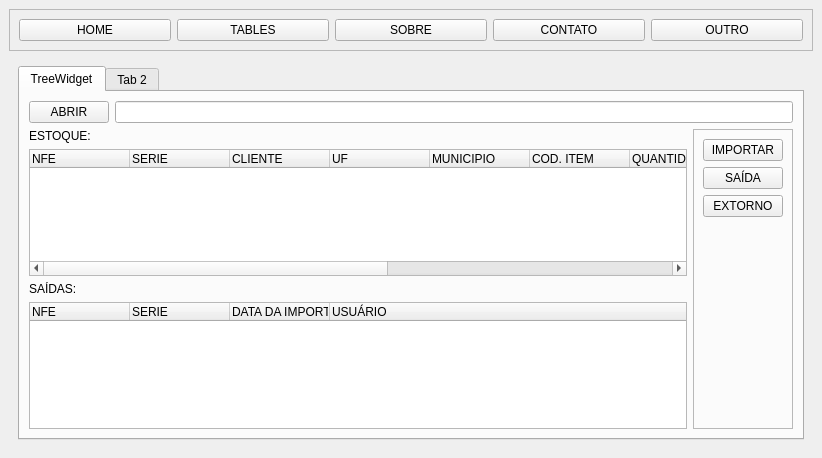
<?xml version="1.0" encoding="UTF-8"?>
<ui version="4.0">
 <class>MainWindow</class>
 <widget class="QMainWindow" name="MainWindow">
  <property name="geometry">
   <rect>
    <x>0</x>
    <y>0</y>
    <width>822</width>
    <height>458</height>
   </rect>
  </property>
  <property name="windowTitle">
   <string>MainWindow</string>
  </property>
  <widget class="QWidget" name="centralwidget">
   <layout class="QVBoxLayout" name="verticalLayout">
    <item>
     <widget class="QFrame" name="frame">
      <property name="frameShape">
       <enum>QFrame::StyledPanel</enum>
      </property>
      <property name="frameShadow">
       <enum>QFrame::Raised</enum>
      </property>
      <layout class="QHBoxLayout" name="horizontalLayout">
       <item>
        <widget class="QPushButton" name="btn_home">
         <property name="text">
          <string>HOME</string>
         </property>
        </widget>
       </item>
       <item>
        <widget class="QPushButton" name="btn_tables">
         <property name="text">
          <string>TABLES</string>
         </property>
        </widget>
       </item>
       <item>
        <widget class="QPushButton" name="btn_sobre">
         <property name="text">
          <string>SOBRE</string>
         </property>
        </widget>
       </item>
       <item>
        <widget class="QPushButton" name="btn_contato">
         <property name="text">
          <string>CONTATO</string>
         </property>
        </widget>
       </item>
       <item>
        <widget class="QPushButton" name="btn_outro">
         <property name="text">
          <string>OUTRO</string>
         </property>
        </widget>
       </item>
      </layout>
     </widget>
    </item>
    <item>
     <widget class="QStackedWidget" name="pages">
      <property name="cursor">
       <cursorShape>UpArrowCursor</cursorShape>
      </property>
      <property name="currentIndex">
       <number>0</number>
      </property>
      <widget class="QWidget" name="pg_table">
       <layout class="QVBoxLayout" name="verticalLayout_6">
        <item>
         <widget class="QTabWidget" name="tabWidget">
          <property name="currentIndex">
           <number>0</number>
          </property>
          <widget class="QWidget" name="tables">
           <attribute name="title">
            <string>TreeWidget</string>
           </attribute>
           <layout class="QVBoxLayout" name="verticalLayout_7">
            <item>
             <layout class="QHBoxLayout" name="horizontalLayout_4">
              <item>
               <widget class="QPushButton" name="btn_abrir">
                <property name="text">
                 <string>ABRIR</string>
                </property>
               </widget>
              </item>
              <item>
               <widget class="QLineEdit" name="txt_abrir"/>
              </item>
             </layout>
            </item>
            <item>
             <layout class="QHBoxLayout" name="horizontalLayout_5">
              <item>
               <layout class="QVBoxLayout" name="verticalLayout_2">
                <item>
                 <layout class="QVBoxLayout" name="verticalLayout_4">
                  <item>
                   <widget class="QLabel" name="label_estoque">
                    <property name="text">
                     <string>ESTOQUE:</string>
                    </property>
                   </widget>
                  </item>
                  <item>
                   <widget class="QTreeWidget" name="tw_estoque">
                    <column>
                     <property name="text">
                      <string>NFE</string>
                     </property>
                    </column>
                    <column>
                     <property name="text">
                      <string>SERIE</string>
                     </property>
                    </column>
                    <column>
                     <property name="text">
                      <string>CLIENTE</string>
                     </property>
                    </column>
                    <column>
                     <property name="text">
                      <string>UF</string>
                     </property>
                    </column>
                    <column>
                     <property name="text">
                      <string>MUNICIPIO</string>
                     </property>
                    </column>
                    <column>
                     <property name="text">
                      <string>COD. ITEM</string>
                     </property>
                    </column>
                    <column>
                     <property name="text">
                      <string>QUANTIDADE</string>
                     </property>
                    </column>
                    <column>
                     <property name="text">
                      <string>DESCRIÇÃO</string>
                     </property>
                    </column>
                    <column>
                     <property name="text">
                      <string>UN</string>
                     </property>
                    </column>
                    <column>
                     <property name="text">
                      <string>ESPECIE</string>
                     </property>
                    </column>
                    <column>
                     <property name="text">
                      <string>VALOR NFE</string>
                     </property>
                    </column>
                    <column>
                     <property name="text">
                      <string>USUÁRIO</string>
                     </property>
                    </column>
                   </widget>
                  </item>
                 </layout>
                </item>
                <item>
                 <layout class="QVBoxLayout" name="verticalLayout_3">
                  <item>
                   <widget class="QLabel" name="label_saida">
                    <property name="text">
                     <string>SAÍDAS:</string>
                    </property>
                   </widget>
                  </item>
                  <item>
                   <widget class="QTreeWidget" name="tw_saida">
                    <column>
                     <property name="text">
                      <string>NFE</string>
                     </property>
                    </column>
                    <column>
                     <property name="text">
                      <string>SERIE</string>
                     </property>
                    </column>
                    <column>
                     <property name="text">
                      <string>DATA DA IMPORTAÇÃO</string>
                     </property>
                    </column>
                    <column>
                     <property name="text">
                      <string>USUÁRIO</string>
                     </property>
                    </column>
                   </widget>
                  </item>
                 </layout>
                </item>
               </layout>
              </item>
              <item>
               <widget class="QFrame" name="frame_2">
                <property name="frameShape">
                 <enum>QFrame::StyledPanel</enum>
                </property>
                <property name="frameShadow">
                 <enum>QFrame::Raised</enum>
                </property>
                <layout class="QVBoxLayout" name="verticalLayout_5">
                 <item>
                  <widget class="QPushButton" name="btn_importar">
                   <property name="text">
                    <string>IMPORTAR</string>
                   </property>
                  </widget>
                 </item>
                 <item>
                  <widget class="QPushButton" name="btn_saida">
                   <property name="text">
                    <string>SAÍDA</string>
                   </property>
                  </widget>
                 </item>
                 <item>
                  <widget class="QPushButton" name="btn_extorno">
                   <property name="text">
                    <string>EXTORNO</string>
                   </property>
                  </widget>
                 </item>
                 <item>
                  <spacer name="verticalSpacer">
                   <property name="orientation">
                    <enum>Qt::Vertical</enum>
                   </property>
                   <property name="sizeHint" stdset="0">
                    <size>
                     <width>20</width>
                     <height>40</height>
                    </size>
                   </property>
                  </spacer>
                 </item>
                </layout>
               </widget>
              </item>
             </layout>
            </item>
           </layout>
          </widget>
          <widget class="QWidget" name="tab_4">
           <attribute name="title">
            <string>Tab 2</string>
           </attribute>
          </widget>
         </widget>
        </item>
       </layout>
      </widget>
      <widget class="QWidget" name="pg_home">
       <layout class="QHBoxLayout" name="horizontalLayout_2">
        <item>
         <widget class="QLabel" name="label_2">
          <property name="styleSheet">
           <string notr="true">background-color: rgb(255, 255, 255);</string>
          </property>
          <property name="text">
           <string>&lt;!DOCTYPE HTML PUBLIC &quot;-//W3C//DTD HTML 4.0//EN&quot; &quot;http://www.w3.org/TR/REC-html40/strict.dtd&quot;&gt;
&lt;html&gt;&lt;head&gt;&lt;meta name=&quot;qrichtext&quot; content=&quot;1&quot; /&gt;&lt;style type=&quot;text/css&quot;&gt;
p, li { white-space: pre-wrap; }
&lt;/style&gt;&lt;/head&gt;&lt;body style=&quot; font-family:'MS Shell Dlg 2'; font-size:8pt; font-weight:400; font-style:normal;&quot;&gt;
&lt;p align=&quot;center&quot; style=&quot; margin-top:12px; margin-bottom:12px; margin-left:0px; margin-right:0px; -qt-block-indent:0; text-indent:0px;&quot;&gt;&lt;span style=&quot; font-size:48pt; font-weight:600; color:#242424;&quot;&gt;PYTAX&lt;/span&gt;&lt;/p&gt;
&lt;p align=&quot;center&quot; style=&quot; margin-top:12px; margin-bottom:12px; margin-left:0px; margin-right:0px; -qt-block-indent:0; text-indent:0px;&quot;&gt;&lt;span style=&quot; font-size:36pt; font-weight:600; color:#242424;&quot;&gt;SISTEMA DE GERENCIAMENTO&lt;/span&gt;&lt;/p&gt;&lt;/body&gt;&lt;/html&gt;</string>
          </property>
         </widget>
        </item>
       </layout>
      </widget>
     </widget>
    </item>
   </layout>
  </widget>
 </widget>
 <resources/>
 <connections/>
</ui>
